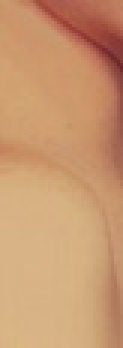
//> input picture EMSkin/skin.jpg, 41 x 116 px (shown 3 times larger)
$ ./main ../EMSkin/skin.jpg 3   (built with g++ and OpenCV 4)
//> lines starting //> are read from the running program, lines starting //| are printed output that depends on the picture
#include "opencv2/highgui/highgui.hpp"
#include "opencv2/imgproc/imgproc.hpp"
#include "opencv2/features2d/features2d.hpp"
#include <iostream>
#include <stdio.h>
#include <stdlib.h>

cv::Mat image;
int thresh = 1;
int max_thresh = 100;
bool useDet = true;

int gauKsize = 11;
int maxGauKsize = 21;

char* source_window = "Source image";

void filterHessian( int, void* );

int main( int argc, char** argv )
{
  if( argc != 3 ) {
    std::cerr << "Usage: " << argv[0] << " <InputImage> <method>" << std::endl;
    return EXIT_FAILURE;
  }

  image = cv::imread( argv[1], 1 );
//> image is the input picture: 116 rows x 41 cols, CV_8UC3; mean B, G, R 112, 152.2, 201.3
  if(!image.data) {
    return EXIT_FAILURE;
  }

  useDet = (atoi(argv[2]) == 1);
//> useDet = false

  cv::namedWindow( source_window, CV_WINDOW_AUTOSIZE );
  cv::createTrackbar( "Threshold: ", source_window, &thresh, max_thresh, filterHessian );
  cv::createTrackbar( "Kernel: ", source_window, &gauKsize, maxGauKsize, filterHessian );
  cv::imshow( source_window, image );

  filterHessian(0, 0);

  cv::waitKey(0);
  return EXIT_SUCCESS;
}

void filterHessian( int, void* )
{
  cv::Mat dXX, dYY, dXY;

  cv::Sobel(image, dXX, CV_32F, 2, 0);
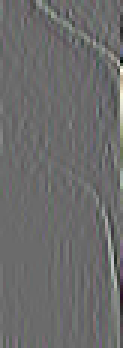
//> dXX: 116 rows x 41 cols, CV_32FC3 (shown 3 times larger); mean B, G, R 0.1, 0.2, 0.2; drawn with min black and max white
  cv::Sobel(image, dYY, CV_32F, 0, 2);
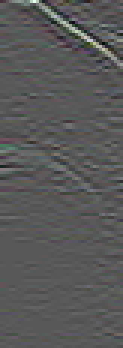
//> dYY: 116 rows x 41 cols, CV_32FC3 (shown 3 times larger); mean B, G, R 0, 0, 0; drawn with min black and max white
  cv::Sobel(image, dXY, CV_32F, 1, 1);
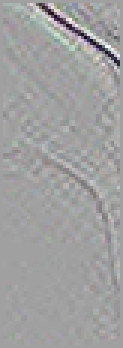
//> dXY: 116 rows x 41 cols, CV_32FC3 (shown 3 times larger); mean B, G, R 0, 0, 0; drawn with min black and max white

  cv::Mat gau = cv::getGaussianKernel(gauKsize, -1, CV_32F);

  cv::sepFilter2D(dXX, dXX, CV_32F, gau.t(), gau);
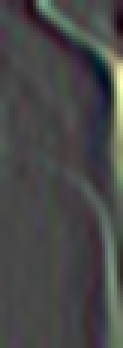
//> dXX: 116 rows x 41 cols, CV_32FC3 (shown 3 times larger); mean B, G, R 0.0304, 0.0591, 0.0544; drawn with min black and max white
  cv::sepFilter2D(dYY, dYY, CV_32F, gau.t(), gau);
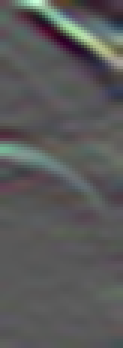
//> dYY: 116 rows x 41 cols, CV_32FC3 (shown 3 times larger); mean B, G, R 0.0008, 0.00289, 0.00213; drawn with min black and max white
  cv::sepFilter2D(dXY, dXY, CV_32F, gau.t(), gau);
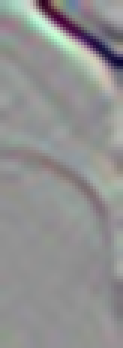
//> dXY: 116 rows x 41 cols, CV_32FC3 (shown 3 times larger); mean B, G, R -0.0184, -0.0194, -0.0178; drawn with min black and max white

  cv::Mat dst = image.clone();

  std::cout << thresh << " : " << gauKsize << std::endl;

  if(useDet) {
    cv::Mat detH = dXX.mul(dYY) - dXY.mul(dXY);

    for( int j = 0; j < detH.rows ; j++ ) {
      for( int i = 0; i < detH.cols; i++ ) {
        cv::Vec3f pixelHessianResponse = detH.at<cv::Vec3f>(j, i);

        if( (pixelHessianResponse[0]+pixelHessianResponse[1]+pixelHessianResponse[2])/3 >= (float)thresh ) {
          circle( dst, cv::Point( i, j ), 1, cv::Scalar(0, 0, 255), 2, 8, 0 );
        }
      }
    }
  }
  else
  {
    cv::Mat matrix(2, 2, CV_32F);
    std::vector<float> eigenvalues(2);

    for( int j = 0; j < image.rows ; j++ ) {
      for( int i = 0; i < image.cols; i++ ) {
        matrix.at<float>(0, 0) = dXX.at<float>(j, i);
        matrix.at<float>(1, 1) = dYY.at<float>(j, i);
        matrix.at<float>(0, 1) = matrix.at<float>(1, 0) = dXY.at<float>(j, i);

        eigen(matrix, eigenvalues);

        float ratio = ((abs(eigenvalues[0]) > abs(eigenvalues[1])) ?
                       eigenvalues[0] / eigenvalues[1] : eigenvalues[1] / eigenvalues[0]);

        if(ratio > 0.0f && ratio <= (float)thresh) {
          circle( dst, cv::Point( i, j ), 1, cv::Scalar(0, 0, 255), 2, 8, 0 );
        }
      }
    }
//> after the loop, matrix = [[0.091, -0.121], [-0.121, -0.191]]; eigenvalues = [0.136, -0.235]
  }

  cv::namedWindow( source_window, CV_WINDOW_AUTOSIZE );
  cv::imshow( source_window, dst );
}
